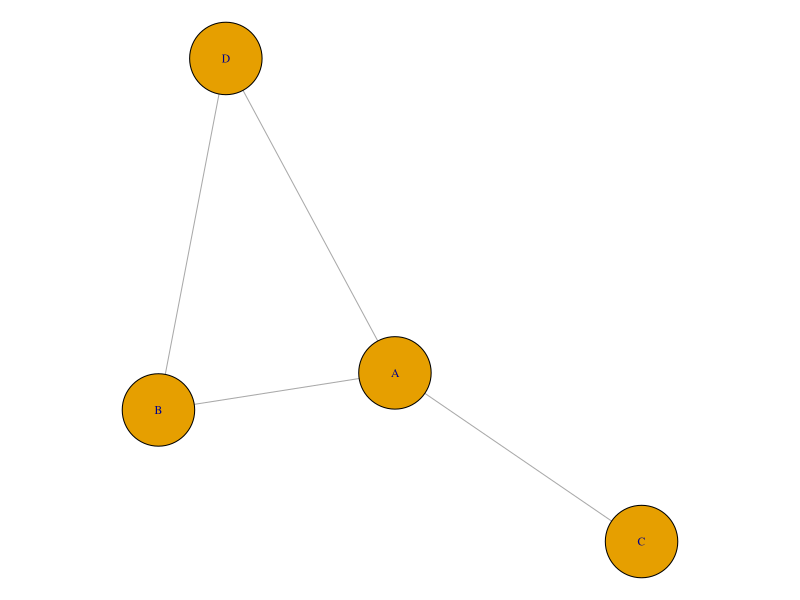
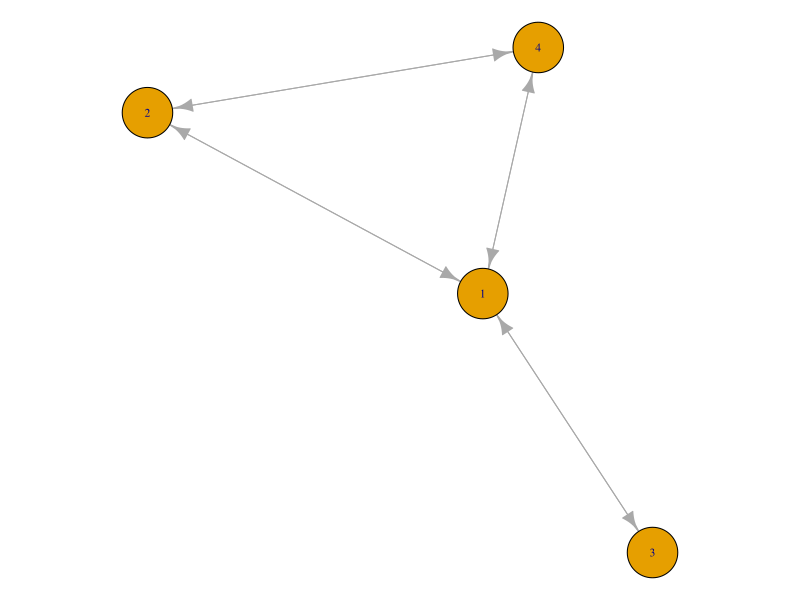
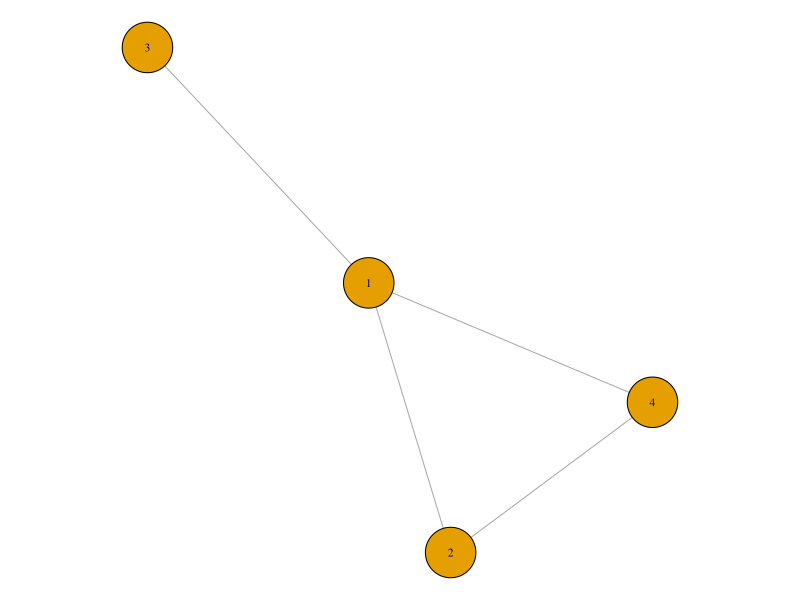
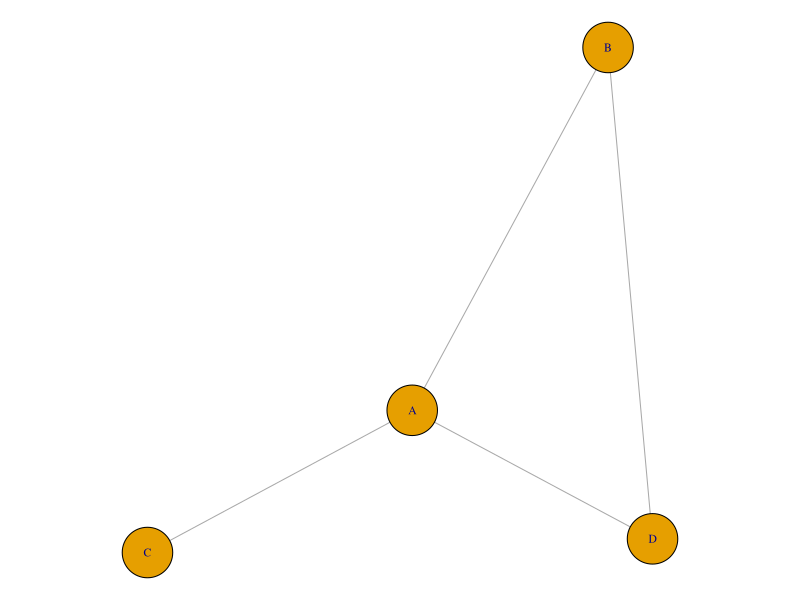
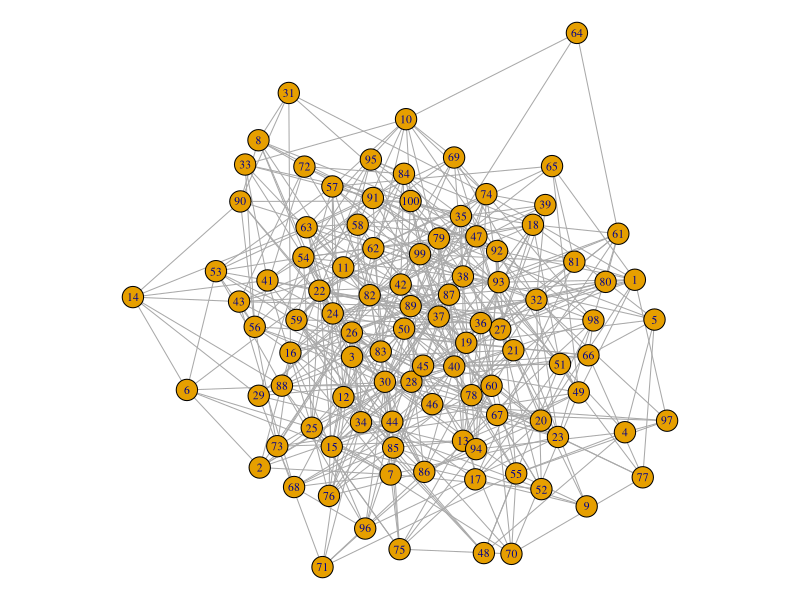
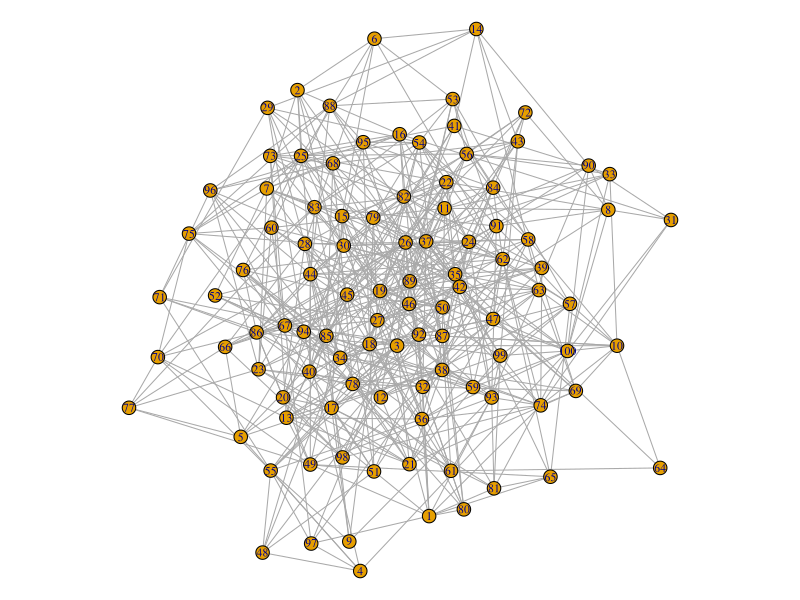
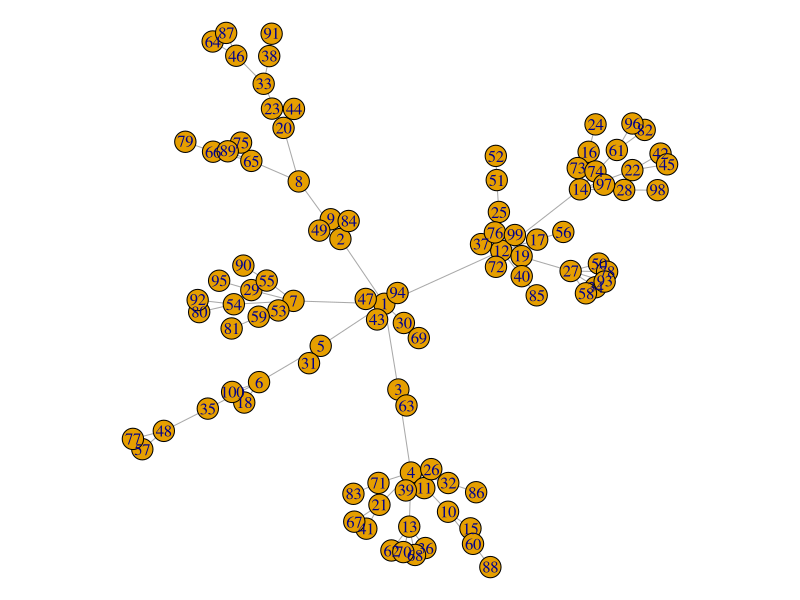
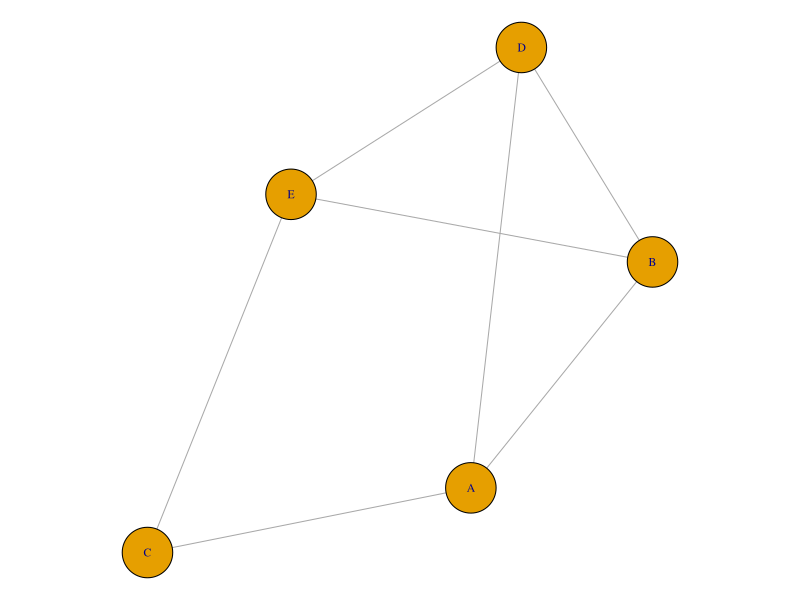

Here is the R script that generated these plots, in order:
# Introduction to Graphs
# 14th March 2022

install.packages("igraph")
library("igraph")

# Creating a Graph
## To create a graph, we can use the formula interface or provide an adjacency (berdampingan) matrix.

# Graph Formula
g1 = graph.formula(A-B, A-C, A-D, B-D)
print(g1)
V(g1) #viewing the vertices
E(g1) # viewing the edges

## Visualizing the graph by plotting it
par(mar = c(0, 0, 0, 0))
V(g1)$label.cex=0.7
plot(g1, layout = layout.fruchterman.reingold, vertex.size = 30)


# Adjacency Matrix
A = matrix(0, 4, 4)
A[1, c(2, 3, 4)] = 1
A[2,c(1,4)] = 1
A[3, 1] = 1
A[4,c(1, 2)] = 1
print(A)  

## Creating the Matrix
g2 = graph.adjacency(A)
par(mar = c(0, 0, 0, 0))
V(g2)$label.cex = 0.7
plot(g2, layout = layout.fruchterman.reingold, vertex.size = 20)

## Making an undirected graph from the matrix
g2a = graph_from_adjacency_matrix(A, mode = "undirected")
par(mar = c(0, 0, 0, 0))
V(g2a)$label.cex = 0.7
plot(g2a, layout = layout.fruchterman.reingold, vertex.size = 20)

# Edge List
e1 = matrix(c("A", "A", "A", "B", "B", "C", "D", "D"), 4, 2)
print(e1)

g4 = graph.edgelist(e1, directed = FALSE)
par(mar = c(0, 0, 0, 0))
V(g4)$label.cex = 0.7
plot(g4, layout = layout.fruchterman.reingold, vertex.size = 20)

# Creating Random Graph
## Erdos-Renyi Graph
g.er = erdos.renyi.game(n = 100, p = 0.1)
par(mar = c(0, 0, 0, 0))
V(g.er)$label.cex = 0.7
plot(g.er, layout = layout.fruchterman.reingold, vertex.size = 8)
plot(g.er, layout = layout.fruchterman.reingold, vertex.size = 5)

## Barabasi-Albert Graph
g.ba = barabasi.game(n = 100, directed = FALSE)
par(mar = c(0, 0, 0, 0))
V(g.ba)$layout.cex = 0.7
plot(g.ba, layout = layout.fruchterman.reingold, vertex.size = 8)

# Examining the Graphs
## Density
graph.density(g.er)
graph.density(g.ba)

## Diameter
diameter(g.er)
diameter(g.ba)

## Degree Distribution
degree.distribution(g1)
degree.distribution(g.ba)
degree.distribution(g.er)
degree(g.ba, 2)

## Closeness
closeness(g.ba)

## Betweenness
betweenness(g.er)

# Small Graph
g3 = graph.formula(A-B, A-C, A-D, B-D, B-E, E-D, C-E)
par(mar = c(0, 0, 0, 0))
V(g3)$label.cex = 0.7
plot(g3, layout = layout.fruchterman.reingold, vertex.size = 20)

## Degree of each vertex
degree(g3)

## Distribution
degree.distribution(g3)

## Closeness Centrality
closeness(g3)

## Betweenness Centrality
betweenness(g3)

